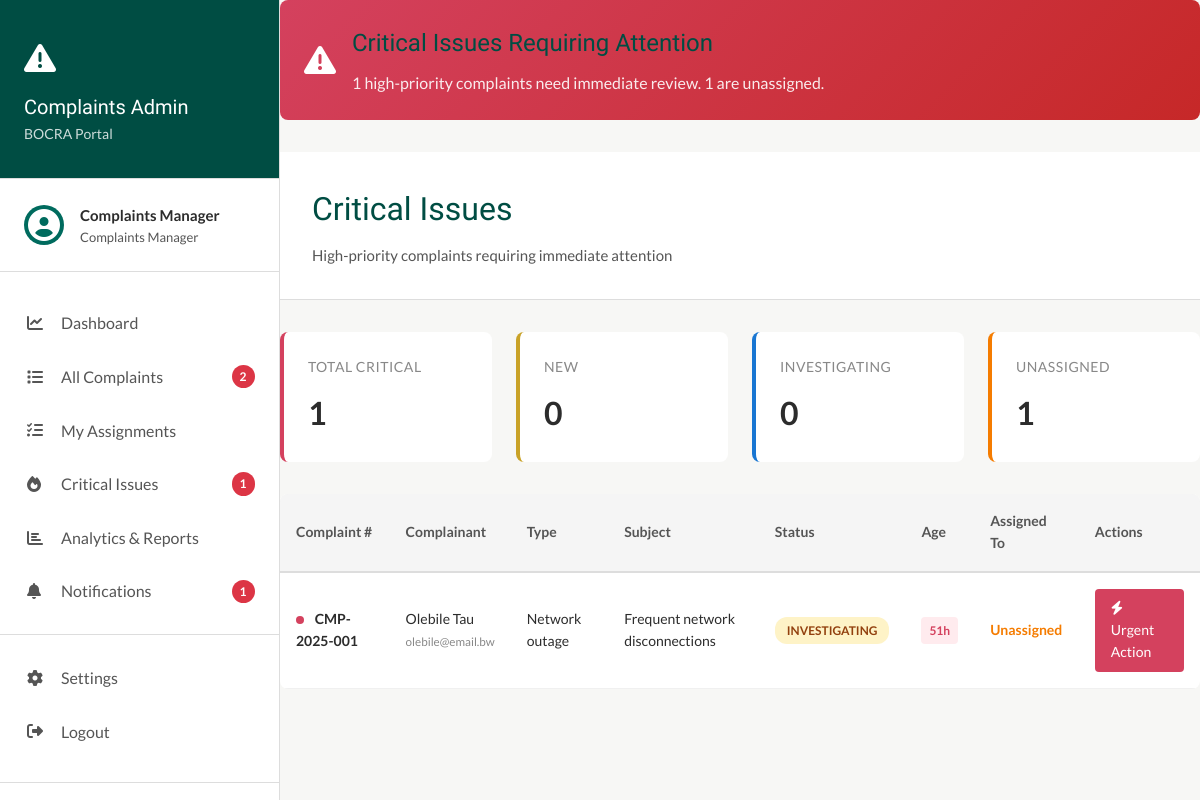
/complaints-admin/critical-issues.php (signed in), run on the app's committed database.
### tables this page shows
CREATE TABLE complaints (
    id INT AUTO_INCREMENT PRIMARY KEY,
    complaint_number VARCHAR(50) NOT NULL UNIQUE,
    complainant_name VARCHAR(255) NOT NULL,
    complainant_email VARCHAR(255) NOT NULL,
    complainant_phone VARCHAR(50) NOT NULL,
    complaint_type ENUM('service_quality', 'billing', 'network_outage', 'customer_service', 'fraud', 'spam', 'data_privacy', 'other') NOT NULL,
    service_provider VARCHAR(255),
    sector ENUM('telecommunications', 'broadcasting', 'postal', 'internet') NOT NULL,
    priority ENUM('low', 'medium', 'high', 'critical') DEFAULT 'medium',
    status ENUM('submitted', 'acknowledged', 'investigating', 'pending_info', 'resolved', 'closed', 'escalated') DEFAULT 'submitted',
    subject VARCHAR(500) NOT NULL,
    description TEXT NOT NULL,
    desired_outcome TEXT,
    evidence_files JSON,
    assigned_to INT NULL,
    resolution TEXT,
    resolution_date TIMESTAMP NULL,
    feedback_rating INT,
    feedback_comment TEXT,
    submitted_at TIMESTAMP DEFAULT CURRENT_TIMESTAMP,
    acknowledged_at TIMESTAMP NULL,
    created_at TIMESTAMP DEFAULT CURRENT_TIMESTAMP,
    updated_at TIMESTAMP DEFAULT CURRENT_TIMESTAMP ON UPDATE CURRENT_TIMESTAMP,
    FOREIGN KEY (assigned_to) REFERENCES users(id) ON DELETE SET NULL,
    INDEX idx_status (status),
    INDEX idx_complaint_type (complaint_type),
    INDEX idx_priority (priority),
    INDEX idx_sector (sector),
    INDEX idx_submitted (submitted_at)
);

### backend/config.php (called while the page is built, shortened)
<?php
function getDB() {
    static $pdo = null;
    if ($pdo === null) {
        try {
            $pdo = new PDO(
                "mysql:host=" . DB_HOST . ";dbname=" . DB_NAME . ";charset=utf8mb4",
                DB_USER,
                DB_PASS,
                [
                    PDO::ATTR_ERRMODE => PDO::ERRMODE_EXCEPTION,
                    PDO::ATTR_DEFAULT_FETCH_MODE => PDO::FETCH_ASSOC,
                    PDO::ATTR_EMULATE_PREPARES => false
                ]
            );
        } catch (PDOException $e) {
            die("Database connection failed: " . $e->getMessage());
        }
    }
    return $pdo;
}
function dbQuery($sql, $params = []) {
    $pdo = getDB();
    $stmt = $pdo->prepare($sql);
    $stmt->execute($params);
    return $stmt->fetchAll();
}

### complaints-admin/critical-issues.php (the view, shortened to what this page needs)
<?php
require_once __DIR__ . '/../backend/config.php';
$sql = "SELECT * FROM complaints
        WHERE priority = 'high'
        AND status NOT IN ('resolved', 'closed')
        ORDER BY submitted_at DESC";
$critical_complaints = dbQuery($sql);
$stats = [
    'total' => 0,
    'new_count' => 0,
    'investigating' => 0,
    'unassigned' => 0,
    'avg_age_hours' => 0
];
try {
    $total_result = dbQuery("SELECT COUNT(*) as total FROM complaints WHERE priority = 'high' AND status NOT IN ('resolved', 'closed')");
    $stats['total'] = $total_result[0]['total'] ?? 0;
    $new_result = dbQuery("SELECT COUNT(*) as count FROM complaints WHERE priority = 'high' AND status = 'submitted'");
    $stats['new_count'] = $new_result[0]['count'] ?? 0;
    $investigating_result = dbQuery("SELECT COUNT(*) as count FROM complaints WHERE priority = 'high' AND status = 'under_investigation'");
    $stats['investigating'] = $investigating_result[0]['count'] ?? 0;
    $unassigned_result = dbQuery("SELECT COUNT(*) as count FROM complaints WHERE priority = 'high' AND assigned_to IS NULL AND status NOT IN ('resolved', 'closed')");
    $stats['unassigned'] = $unassigned_result[0]['count'] ?? 0;
} catch (Exception $e) {
}
?>
<!DOCTYPE html>
<html lang="en">
<head>
    <link rel="stylesheet" href="https://cdnjs.cloudflare.com/ajax/libs/font-awesome/6.4.0/css/all.min.css">
    <link rel="stylesheet" href="<?php echo BASE_URL; ?>/assets/portal-styles.css">
</head>
<body>
    <?php include 'sidebar.php'; ?>
    <div class="main-content">
        <?php if ($stats['total'] > 0): ?>
            <div class="alert-banner">
                <i class="fas fa-exclamation-triangle"></i>
                <div class="alert-content">
                    <h2>Critical Issues Requiring Attention</h2>
                    <p><?php echo $stats['total']; ?> high-priority complaints need immediate review. <?php echo $stats['unassigned']; ?> are unassigned.</p>
                </div>
            </div>
        <?php endif; ?>
        <div class="content-header">
            <h1>Critical Issues</h1>
            <p>High-priority complaints requiring immediate attention</p>
        </div>
        <div class="stats-grid">
            <div class="stat-card">
                <div class="stat-label">Total Critical</div>
                <div class="stat-value"><?php echo $stats['total']; ?></div>
            </div>
            <div class="stat-card new">
                <div class="stat-label">New</div>
                <div class="stat-value"><?php echo $stats['new_count']; ?></div>
            </div>
            <div class="stat-card investigating">
                <div class="stat-label">Investigating</div>
                <div class="stat-value"><?php echo $stats['investigating']; ?></div>
            </div>
            <div class="stat-card unassigned">
                <div class="stat-label">Unassigned</div>
                <div class="stat-value"><?php echo $stats['unassigned']; ?></div>
            </div>
        </div>
        <div class="complaints-table">
            <table>
                <thead>
                    <tr>
                        <th>Complaint #</th>
                        <th>Complainant</th>
                        <th>Type</th>
                        <th>Subject</th>
                        <th>Status</th>
                        <th>Age</th>
                        <th>Assigned To</th>
                        <th>Actions</th>
                    </tr>
                </thead>
                <tbody>
                    <?php if (count($critical_complaints) > 0): ?>
                        <?php foreach ($critical_complaints as $complaint):
                            $age_hours = round((time() - strtotime($complaint['submitted_at'])) / 3600);
                            $age_class = $age_hours < 24 ? 'age-new' : ($age_hours < 48 ? 'age-warning' : 'age-critical');
                        ?>
                            <tr>
                                <td>
                                    <span class="urgent-indicator"></span>
                                    <strong><?php echo htmlspecialchars($complaint['complaint_number']); ?></strong>
                                </td>
                                <td>
                                    <?php echo htmlspecialchars($complaint['complainant_name']); ?><br>
                                    <small style="color: #888;"><?php echo htmlspecialchars($complaint['complainant_email']); ?></small>
                                </td>
                                <td><?php echo ucfirst(str_replace('_', ' ', $complaint['complaint_type'])); ?></td>
                                <td><?php echo htmlspecialchars(substr($complaint['subject'], 0, 40)) . (strlen($complaint['subject']) > 40 ? '...' : ''); ?></td>
                                <td>
                                    <span class="status-badge status-<?php echo $complaint['status']; ?>">
                                        <?php echo ucfirst(str_replace('_', ' ', $complaint['status'])); ?>
                                    </span>
                                </td>
                                <td>
                                    <span class="age-badge <?php echo $age_class; ?>">
                                        <?php echo $age_hours; ?>h
                                    </span>
                                </td>
                                <td>
                                    <?php
                                    if ($complaint['assigned_to']) {
                                        $assigned_sql = "SELECT name FROM users WHERE id = ?";
                                        $assigned_user = dbQuery($assigned_sql, [$complaint['assigned_to']]);
                                        echo htmlspecialchars($assigned_user[0]['name'] ?? 'Unknown');
                                    } else {
                                        echo '<span style="color: #F57C00; font-weight: 600;">Unassigned</span>';
                                    }
                                    ?>
                                </td>
                                <td>
                                    <a href="resolve-complaint.php?id=<?php echo $complaint['id']; ?>" class="action-btn">
                                        <i class="fas fa-bolt"></i> Urgent Action
                                    </a>
                                </td>
                            </tr>
                        <?php endforeach; ?>
                    <?php endif; ?>
                </tbody>
            </table>
        </div>
    </div>
</body>
</html>

### assets/portal-styles.css (style rules this page uses)
:root { --teal: #006B5E; --teal-dark: #004D43; --teal-light: #E8F4F2; --gold: #C9A227; --charcoal: #2C2C2C; --mid: #555555; --light: #888888; --border: #DDDDDD; --bg: #F7F7F5; --white: #FFFFFF; --danger: #DC3545; --success: #28A745; --warning: #FFC107; --info: #17A2B8; }
* { margin: 0; padding: 0; box-sizing: border-box; }
body { font-family: 'Lato', sans-serif; color: var(--charcoal); line-height: 1.6; background: var(--bg); }
h1, h2, h3, h4, h5, h6 { font-family: 'Forum', serif; font-weight: 400; color: var(--teal-dark); }
.main-content { flex: 1; margin-left: 280px; background: var(--bg); }
table { width: 100%; border-collapse: collapse; font-size: 0.875rem; }
thead { background: var(--bg); }
th { padding: 0.875rem; text-align: left; font-weight: 600; color: var(--charcoal); border-bottom: 2px solid var(--border); }
td { padding: 0.875rem; border-bottom: 1px solid var(--border); }
body { display: flex; margin: 0; padding: 0; }
.content-header { background: var(--white); padding: 2rem; border-bottom: 1px solid var(--border); margin-bottom: 2rem; }
.content-header h1 { font-size: 2rem; margin-bottom: 0.5rem; }
.content-header p { color: var(--mid); font-size: 0.9375rem; }
.status-badge { display: inline-block; padding: 0.25rem 0.75rem; border-radius: 12px; font-size: 0.75rem; font-weight: 600; text-transform: uppercase; }
.status-investigating { background: #fef3c7; color: #92400e; }

### complaints-admin/critical-issues.php (style rules this page uses)
.alert-banner { background: linear-gradient(135deg, #D4415E 0%, #C62828 100%); color: white; padding: 1.5rem; border-radius: 8px; margin-bottom: 2rem; display: flex; align-items: center; gap: 1rem; }
.alert-banner i { font-size: 2rem; }
.alert-content h2 { margin: 0 0 0.5rem 0; font-size: 1.5rem; }
.alert-content p { margin: 0; opacity: 0.9; }
.stats-grid { display: grid; grid-template-columns: repeat(auto-fit, minmax(200px, 1fr)); gap: 1.5rem; margin-bottom: 2rem; }
.stat-card { background: white; padding: 1.5rem; border-radius: 8px; border-left: 4px solid #D4415E; }
.stat-card.new { border-left-color: #C9A227; }
.stat-card.investigating { border-left-color: #1976D2; }
.stat-card.unassigned { border-left-color: #F57C00; }
.stat-label { font-size: 0.875rem; color: #888; text-transform: uppercase; letter-spacing: 0.5px; margin-bottom: 0.5rem; }
.stat-value { font-size: 2rem; font-weight: 700; color: #2C2C2C; }
.complaints-table { background: white; border-radius: 8px; overflow: hidden; }
table { width: 100%; border-collapse: collapse; }
th { background: #f5f5f5; padding: 1rem; text-align: left; font-weight: 600; font-size: 0.875rem; color: #555; border-bottom: 2px solid #ddd; }
td { padding: 1rem; border-bottom: 1px solid #f0f0f0; font-size: 0.875rem; }
.urgent-indicator { display: inline-block; width: 8px; height: 8px; background: #D4415E; border-radius: 50%; margin-right: 0.5rem; animation: pulse 2s infinite; }
.status-badge { display: inline-block; padding: 0.25rem 0.75rem; border-radius: 12px; font-size: 0.75rem; font-weight: 600; text-transform: uppercase; }
.action-btn { padding: 0.5rem 1rem; background: #D4415E; color: white; border: none; border-radius: 4px; cursor: pointer; font-size: 0.875rem; text-decoration: none; display: inline-block; }
.age-badge { display: inline-block; padding: 0.25rem 0.5rem; border-radius: 4px; font-size: 0.75rem; font-weight: 600; }
.age-critical { background: #FFEBEE; color: #D4415E; }

### data on the page
complaints: complaint_number "CMP-2025-001", complainant_name "Olebile Tau", complainant_email "olebile@email.bw", complaint_type "Network outage", subject "Frequent network disconnections", status "INVESTIGATING", submitted_at "51", shows "Unassigned"

### other printed values
$_SESSION['name'] "Complaints Manager"
$pending "2"
$critical "1"
$unread "1"
$stats['total'] "1"
$stats['unassigned'] "1"
$stats['new_count'] "0"
$stats['investigating'] "0"
